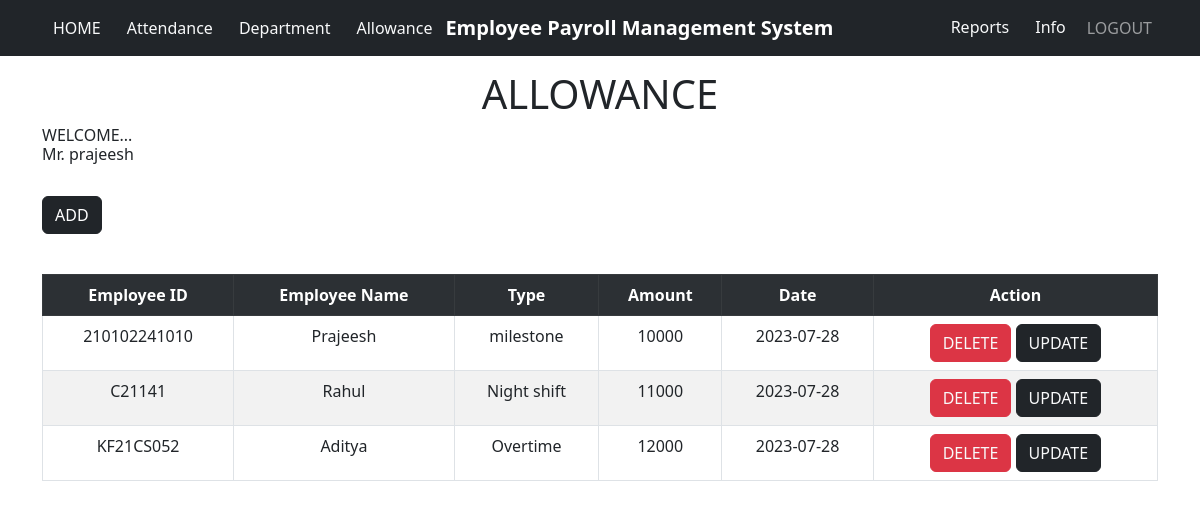
The app's page /allowance.php (signed in) with its own data.
### tables this page shows
CREATE TABLE `allowance` (
  `emp_id` varchar(255) NOT NULL,
  `emp_name` text NOT NULL,
  `typ` varchar(255) NOT NULL,
  `emp_amt` int(255) NOT NULL,
  `date` date NOT NULL
);

### allowance.php (the view, shortened to what this page needs)
<!doctype html>
<html lang="en">
    <head>
        <link href="https://cdn.jsdelivr.net/npm/bootstrap@5.3.0/dist/css/bootstrap.min.css" rel="stylesheet">
    </head>
    <body>
        <nav class="navbar navbar-expand-md navbar-dark bg-dark fixed-top">
            <div class="navbar-collapse collapse w-100 order-1 order-md-0 dual-collapse2">
                <ul class="navbar-nav mr-auto">
                   <li class="nav-item">
                        <div class="dropdown" style="padding-left: 40px;">
                            <a class="btn text-light secondary" href="home.php">HOME</a>
                        </div>
                    </li>
                    <li class="nav-item">
                        <div class="dropdown">
                            <a class="btn text-light secondary " href="attendance.php">Attendance</a>
                        </div>
                    </li>
                    <li class="nav-item">
                        <div class="dropdown">
                            <a class="btn text-light secondary " href="department.php">Department</a>
                        </div>
                    </li>
                    <li class="nav-item">
                        <div class="dropdown">
                            <a class="btn text-light secondary " href="allowance.php">Allowance</a>
                        </div>
                    </li>
                </ul>
            </div>
            <div class="mx-auto order-0">
                <a class="navbar-brand mx-auto" href="#"> <b>Employee Payroll Management System</b> </a>
            </div>
            <div class="navbar-collapse collapse w-100 order-3 dual-collapse2 justify-content-end">
                <ul class="navbar-nav ml-auto">
                    <li class="nav-item">
                        <div class="dropdown">
                            <a class="btn text-light secondary " href="report.php">Reports</a>
                        </div>
                    </li>
                    <li class="nav-item">
                        <div class="dropdown">
                            <a class="btn text-light secondary " href="info.php">Info</a>
                        </div>
                    </li>
                    <li class="nav-item" style="padding-right: 40px;">
                        <a class="nav-link" href="logout.php">LOGOUT</a>
                    </li>
                </ul>
            </div>
        </nav>
        <div class="container my-3">
            <H1 class="text-center" style="margin-top: 70px;">ALLOWANCE</H1>
            <h6>WELCOME... <br> Mr. <?php echo $_SESSION['username'] ?> </h6>
            <button type="button" class="btn btn-dark my-4" data-bs-toggle="modal" data-bs-target="#completeModal">
                ADD
            </button>
        </div>
    <div class="container">
        <div class=col-lg-12>
        <table class="table table-hover table-bordered text-center table-striped border-tertiary">
            <tr class="table-dark">
                <th>Employee ID</th>
                <th>Employee Name</th>
                <th>Type</th>
                <th>Amount</th>
                <th>Date</th>
                <th>Action</th>
            </tr>
    <?php
    include 'db_connection.php';
                ?>
                    <?php
        $displayquery = " SELECT * FROM `allowance` ";
        $query2 = mysqli_query($connection,$displayquery);
        while ($res = mysqli_fetch_array($query2)) {
            ?>
            <tr>
                <td> <?php echo $res['emp_id'] ?> </td>
                <td> <?php echo $res['emp_name'] ?> </td>
                <td> <?php echo $res['typ'] ?> </td>
                <td> <?php echo $res['emp_amt'] ?> </td>
                <td> <?php echo $res['date'] ?> </td>
                <td>
                    <button class="btn btn-danger">
                        <a href="inv_delete.php?id=<?php echo $res['emp_id'] ?>" class="text-light" style="text-decoration: none;">DELETE</a>
                    </button>
                    <button class="btn btn-dark">
                        <a href="m_invupdate.php?id=<?php echo $res['emp_id'] ?>" class="text-light" style="text-decoration: none;">UPDATE</a>
                    </button>
                </td>
            </tr>
            <?php
        }
    ?>
            </table>
        </div>
    </div>
</body>
</html>

### records on screen
allowance: emp_id "210102241010", emp_name "Prajeesh", typ "milestone", emp_amt "10000", date "2023-07-28"
allowance: emp_id "C21141", emp_name "Rahul", typ "Night shift", emp_amt "11000", date "2023-07-28"
allowance: emp_id "KF21CS052", emp_name "Aditya", typ "Overtime", emp_amt "12000", date "2023-07-28"

### other values on screen
$_SESSION['username'] "prajeesh"
